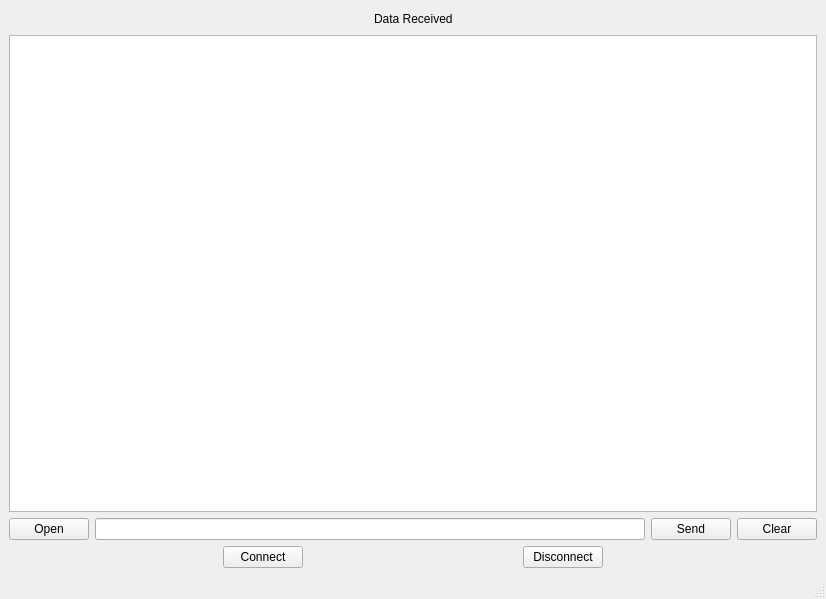
<?xml version="1.0" encoding="UTF-8"?>
<ui version="4.0">
 <class>BluetoothDebugger</class>
 <widget class="QMainWindow" name="BluetoothDebugger">
  <property name="geometry">
   <rect>
    <x>0</x>
    <y>0</y>
    <width>826</width>
    <height>599</height>
   </rect>
  </property>
  <property name="windowTitle">
   <string>BluetoothDebugger</string>
  </property>
  <widget class="QWidget" name="centralwidget">
   <layout class="QGridLayout" name="gridLayout">
    <item row="0" column="0">
     <layout class="QVBoxLayout" name="verticalLayout_2">
      <item>
       <layout class="QVBoxLayout" name="verticalLayout">
        <item>
         <layout class="QHBoxLayout" name="horizontalLayout">
          <item>
           <spacer name="horizontalSpacer">
            <property name="orientation">
             <enum>Qt::Horizontal</enum>
            </property>
            <property name="sizeHint" stdset="0">
             <size>
              <width>40</width>
              <height>20</height>
             </size>
            </property>
           </spacer>
          </item>
          <item>
           <widget class="QLabel" name="label">
            <property name="text">
             <string>Data Received</string>
            </property>
           </widget>
          </item>
          <item>
           <spacer name="horizontalSpacer_2">
            <property name="orientation">
             <enum>Qt::Horizontal</enum>
            </property>
            <property name="sizeHint" stdset="0">
             <size>
              <width>40</width>
              <height>20</height>
             </size>
            </property>
           </spacer>
          </item>
         </layout>
        </item>
        <item>
         <widget class="QTextBrowser" name="revDataTextBrowser"/>
        </item>
       </layout>
      </item>
      <item>
       <layout class="QHBoxLayout" name="horizontalLayout_3">
        <item>
         <widget class="QPushButton" name="closeButton">
          <property name="text">
           <string>Open</string>
          </property>
         </widget>
        </item>
        <item>
         <widget class="QLineEdit" name="sendDataLineEdit"/>
        </item>
        <item>
         <widget class="QPushButton" name="sendButton">
          <property name="text">
           <string>Send</string>
          </property>
         </widget>
        </item>
        <item>
         <widget class="QPushButton" name="clearButton">
          <property name="text">
           <string>Clear</string>
          </property>
         </widget>
        </item>
       </layout>
      </item>
      <item>
       <layout class="QHBoxLayout" name="horizontalLayout_2">
        <item>
         <spacer name="horizontalSpacer_4">
          <property name="orientation">
           <enum>Qt::Horizontal</enum>
          </property>
          <property name="sizeHint" stdset="0">
           <size>
            <width>40</width>
            <height>20</height>
           </size>
          </property>
         </spacer>
        </item>
        <item>
         <widget class="QPushButton" name="connectButton">
          <property name="text">
           <string>Connect</string>
          </property>
         </widget>
        </item>
        <item>
         <spacer name="horizontalSpacer_5">
          <property name="orientation">
           <enum>Qt::Horizontal</enum>
          </property>
          <property name="sizeHint" stdset="0">
           <size>
            <width>40</width>
            <height>20</height>
           </size>
          </property>
         </spacer>
        </item>
        <item>
         <widget class="QPushButton" name="disconnectButton">
          <property name="text">
           <string>Disconnect</string>
          </property>
         </widget>
        </item>
        <item>
         <spacer name="horizontalSpacer_3">
          <property name="orientation">
           <enum>Qt::Horizontal</enum>
          </property>
          <property name="sizeHint" stdset="0">
           <size>
            <width>40</width>
            <height>20</height>
           </size>
          </property>
         </spacer>
        </item>
       </layout>
      </item>
     </layout>
    </item>
   </layout>
  </widget>
  <widget class="QMenuBar" name="menubar">
   <property name="geometry">
    <rect>
     <x>0</x>
     <y>0</y>
     <width>826</width>
     <height>26</height>
    </rect>
   </property>
  </widget>
  <widget class="QStatusBar" name="statusbar"/>
 </widget>
 <resources/>
 <connections/>
</ui>
